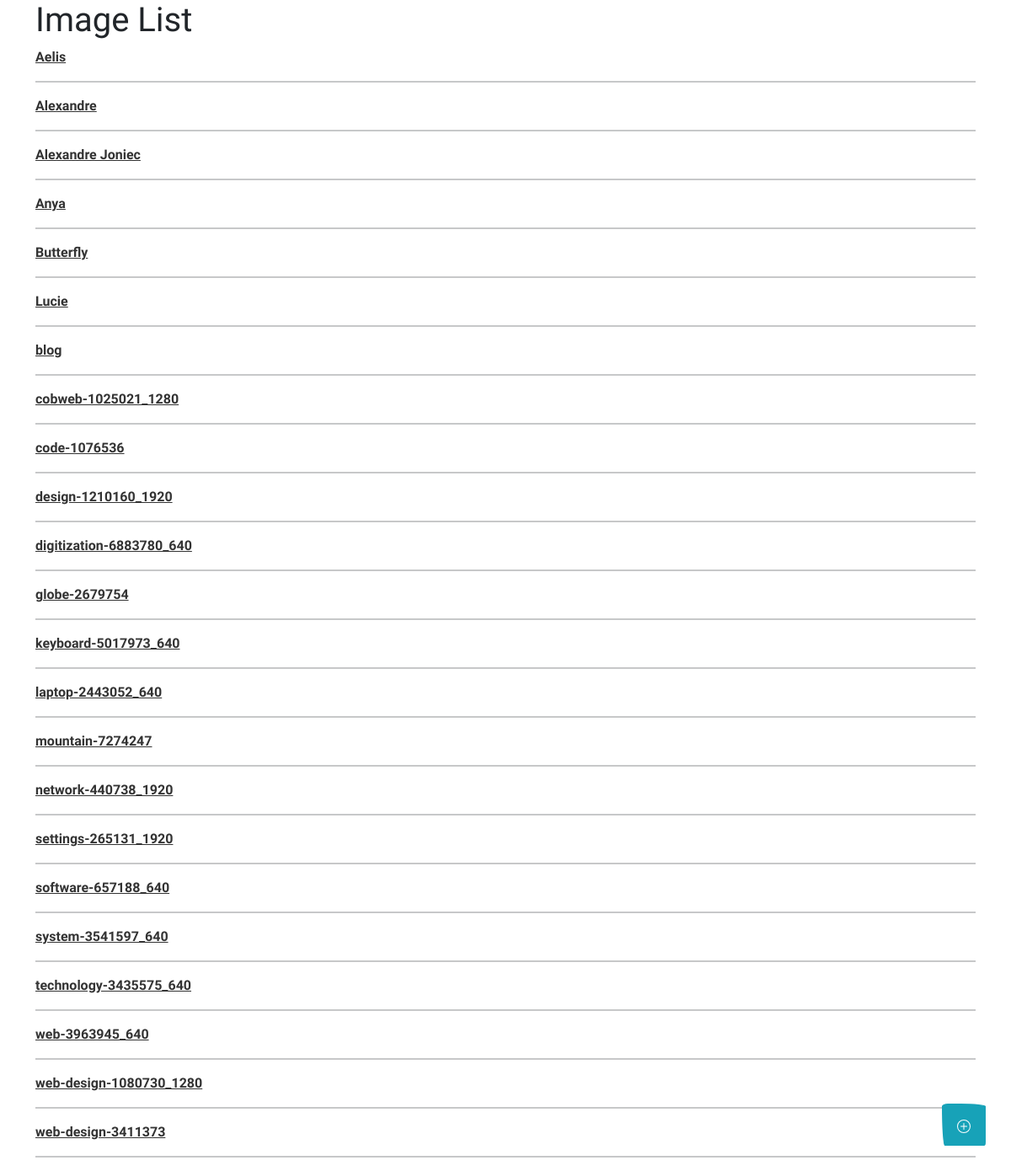
The page / on the database its author committed.
### iptcEditor/models.py (models this page shows, shortened)
class Image(models.Model):
    title = models.CharField(max_length=200)
    image = models.ImageField(upload_to='images')
    class Meta:
        ordering = ['title']
    def get_absolute_url(self):
        return reverse('image_update', args=[str(self.id)])

### iptcEditor/views.py (the view)
# urls.py: path('', views.ImageListView.as_view(), name='index'),
class ImageListView(generic.ListView):
    model = models.Image
    context_object_name = 'image_list'
    template_name = 'iptcEditor/index.html'

### templates/iptcEditor/index.html (shortened to what this page needs)
{% extends "layout/base.html" %}
{% load static %}
{% block content %}
    <div class="container">
        <h1>Image List</h1>
        {% if image_list %}
            {% for image in image_list %}
                <a href="{{ image.get_absolute_url }}">{{ image.title }}</a>
                <hr>
            {% endfor %}
        {% else %}
            <p>There are no images in the library.</p>
        {% endif %}
        <a href="{% url 'image_upload' %}" class="btn btn-info btn-lg"
           style="position: fixed; bottom: 30px; right: 30px">
        </a>
    </div>
{% endblock %}

### rows shown on the page
Image: title "Aelis"
Image: title "Alexandre"
Image: title "Alexandre Joniec"
Image: title "Anya"
Image: title "Butterfly"
Image: title "Lucie"
Image: title "blog"
Image: title "cobweb-1025021_1280"
Image: title "code-1076536"
Image: title "design-1210160_1920"
Image: title "digitization-6883780_640"
Image: title "globe-2679754"
Image: title "keyboard-5017973_640"
Image: title "laptop-2443052_640"
Image: title "mountain-7274247"
Image: title "network-440738_1920"
Image: title "settings-265131_1920"
Image: title "software-657188_640"
Image: title "system-3541597_640"
Image: title "technology-3435575_640"
Image: title "web-3963945_640"
Image: title "web-design-1080730_1280"
Image: title "web-design-3411373"
